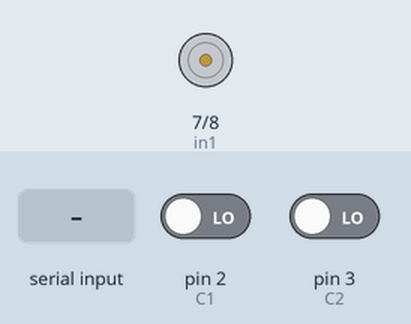
Simulated run of this sketch. Board: Arduino Uno, built with avr-gcc and run on an emulated ATmega328P. On the bench: motor-driver pin pairs drawn as motors (green arrow = first pin HIGH = forward, orange = second pin HIGH = backward, longer = more drive, scaled by the enable pin). Inputs (shaded band) come from the test bench; at power-on: pin 2 (C1) LOW, pin 3 (C2) LOW. What the sketch prints to the serial monitor is not drawn.

Above: at 1.2 s.
1.3 s: "90,45\n" received over Serial
At 2.5 s:
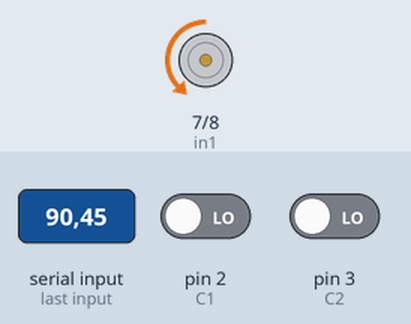
2.8 s: "30,150\n" received over Serial
At 3.7 s:
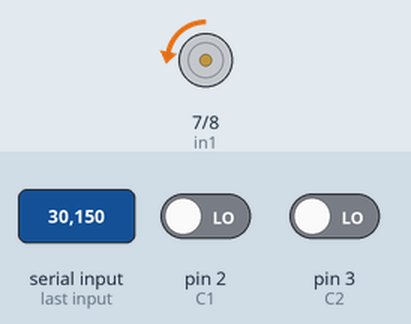
4.3 s: "200\n" received over Serial
At 4.9 s:
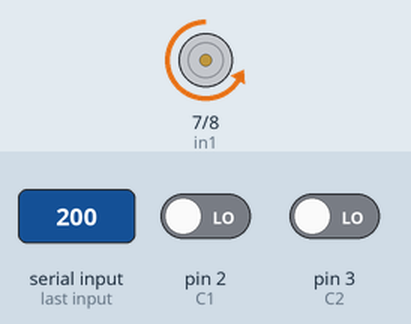
5.8 s: byte 10 ('\n') received over Serial
At 7.0 s:
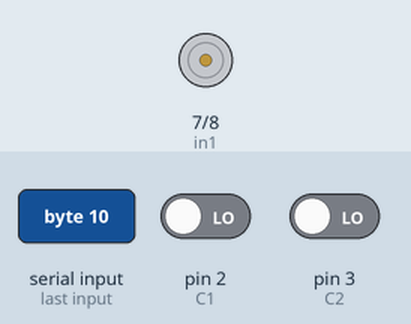
7.3 s: "90\n" received over Serial
At 8.3 s:
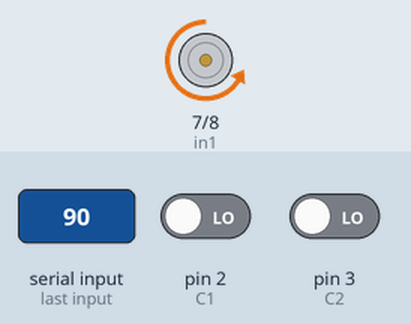
8.8 s: "0\n" received over Serial
At 9.5 s:
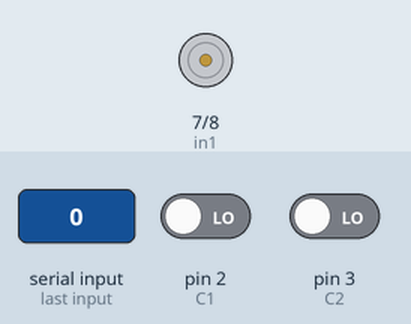
Timing chart, 0 to 11.3 s (numbered marks = the images above; inputs shaded):
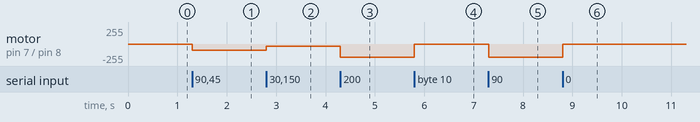

Measured:
- after the input at 1.3 s, motor on pin 7 (in1) / pin 8 (in2): stopped → backward 90/255 at once
- after the input at 2.8 s, motor on pin 7 (in1) / pin 8 (in2): backward 90/255 → backward 30/255 at once
- after the input at 4.3 s, motor on pin 7 (in1) / pin 8 (in2): backward 30/255 → backward 200/255 at once
- after the input at 5.8 s, motor on pin 7 (in1) / pin 8 (in2): backward 200/255 → stopped at once
- after the input at 7.3 s, motor on pin 7 (in1) / pin 8 (in2): stopped → backward 200/255 at once
- after the input at 8.8 s, motor on pin 7 (in1) / pin 8 (in2): backward 200/255 → stopped at once

The sketch:

EncoderCuadraturaVelocidadAngular.ino
```cpp
/////////////////////////// COMUNICACION SERIAL //////////////////
String inputString = "";
bool stringComplete = false;
const char separator = ',';
const int dataLength = 1;
double data[dataLength]; // Valor regula ciclo de trabajo (PWM)

unsigned long lastTime = 0, sampleTime = 100;  // Tiempo de muestreo

//////////////////////////// ENCONDER ///////////////////
const byte    C1 = 2; // Entrada de la señal A del encoder (Cable amarillo).
const byte    C2 = 3; // Entrada de la señal B del encoder (Cable verde).

////////////////////////// PUENTE H //////////////////////
const byte    in1 = 7;
const byte    in2 = 8;
const byte    enA = 6;

volatile int count = 0;
volatile byte ant  = 0;
volatile byte act  = 0;

///////////////////// Variables Motor ////////////////

double w = 0.0;  // Velocidad angular en rad/s.
int outValue = 0; //Variable de control (pwm)
double constValue = 4.2; //(1000*2*pi)/R ---> R = 1980 Resolucion encoder cuadruple

void setup()
{
  /////////////////// CONFIGURACION PUERTO SERIAL ////////////////
  Serial.begin(115200);
  /////////////////// CONFIGURACION DE PINES ////////////////
  pinMode(C1, INPUT);
  pinMode(C2, INPUT);

  pinMode(in1, OUTPUT);
  pinMode(in2, OUTPUT);

  //////////////////// MOTOR APAGADO //////////////////////
  digitalWrite(in1, false);
  digitalWrite(in2, false);

  analogWrite(enA,outValue);

  ////////////////////////// INTERRUPCIONES /////////////////////
  attachInterrupt(digitalPinToInterrupt(C1), encoder, CHANGE);
  attachInterrupt(digitalPinToInterrupt(C2), encoder, CHANGE);

  lastTime = millis();
}

void loop() {

  ////////// SI RECIBE DATOS /////////////
  if (stringComplete)
  {
    for (int i = 0; i < dataLength ; i++)
    {
      int index = inputString.indexOf(separator);
      data[i] = inputString.substring(0, index).toFloat();
      inputString = inputString.substring(index + 1);
     }

    outValue=(int)data[0];

    inputString = "";
    stringComplete = false;
  }

  if (millis() - lastTime >= sampleTime)
  {
      if (outValue > 0) anticlockwise(in2,in1,enA,outValue); else clockwise(in2,in1,enA,abs(outValue));
      w =(constValue*count)/(millis()-lastTime); // Calculamos velocidad rad/s
      lastTime = millis(); // Almacenamos el tiempo actual.
      count = 0;  // Reiniciamos los pulsos.
      Serial.println(w);

   }

}


void serialEvent() {
  while (Serial.available()) {
    char inChar = (char)Serial.read();
    inputString += inChar;
    if (inChar == '\n') {
      stringComplete = true;
    }
  }
}

// Encoder precisión cuádruple.
void encoder(void)
{

    ant=act;
    act=PIND & 12;

    if(ant==0  && act== 4)  count++;
    if(ant==4  && act==12)  count++;
    if(ant==8  && act== 0)  count++;
    if(ant==12 && act== 8)  count++;

    if(ant==0 && act==8)  count--;
    if(ant==4 && act==0)  count--;
    if(ant==8 && act==12) count--;
    if(ant==12 && act==4) count--;

}

void clockwise(int pin1, int pin2,int analogPin, int pwm)
{
  digitalWrite(pin1, LOW);
  digitalWrite(pin2, HIGH);
  analogWrite(analogPin,pwm);
}

void anticlockwise(int pin1, int pin2,int analogPin, int pwm)
{
  digitalWrite(pin1, HIGH);
  digitalWrite(pin2, LOW);
  analogWrite(analogPin,pwm);
}
```
